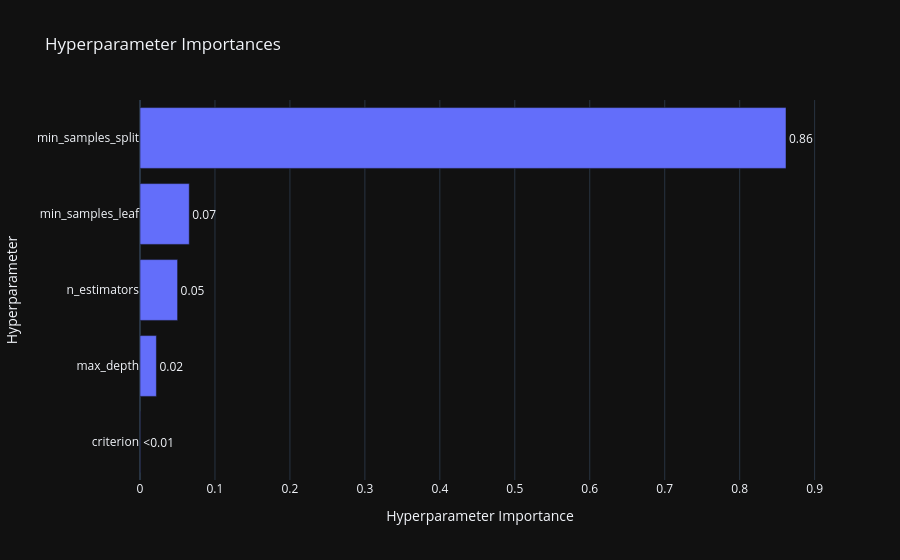

The notebook cell this image was saved under:
### Code cell
optuna.visualization.plot_param_importances(study)

### Figure 1 — Plotly figure (JSON) as saved in the notebook; plotly's stock layout.template omitted (floating-point values rounded to 4 significant figures)
{"data": [{"cliponaxis": false, "hovertemplate": ["criterion (CategoricalDistribution): 0.00044755997008199145<extra></extra>", "max_depth (IntDistribution): 0.021878249961591278<extra></extra>", "n_estimators (IntDistribution): 0.05016539036914758<extra></extra>", "min_samples_leaf (IntDistribution): 0.0657135168799546<extra></extra>", "min_samples_split (IntDistribution): 0.8617952828192246<extra></extra>"], "name": "Objective Value", "orientation": "h", "text": ["<0.01", "0.02", "0.05", "0.07", "0.86"], "textposition": "outside", "x": [0.0004476, 0.02188, 0.05017, 0.06571, 0.8618], "y": ["criterion", "max_depth", "n_estimators", "min_samples_leaf", "min_samples_split"], "type": "bar"}], "layout": {"title": {"text": "Hyperparameter Importances"}, "xaxis": {"title": {"text": "Hyperparameter Importance"}}, "yaxis": {"title": {"text": "Hyperparameter"}}}}
